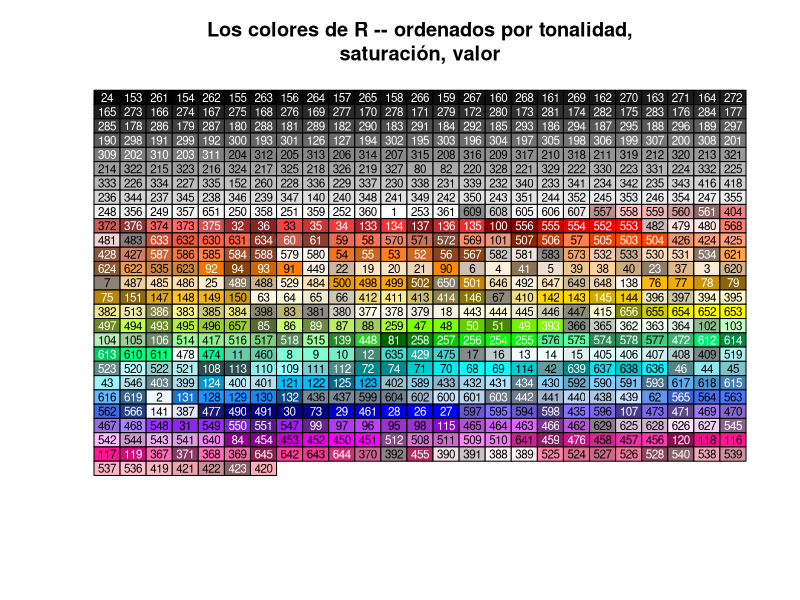

Write R code to recreate this figure.

GetColorHexAndDecimal <- function(color)
{
  c <- col2rgb(color)
  sprintf("#%02X%02X%02X %3d %3d %3d", c[1],c[2],c[3], c[1], c[2], c[3])
} 



    SetTextContrastColor <- function(color)
    {
      ifelse( mean(col2rgb(color)) > 127, "black", "white")
    }

    # Define this array of text contrast colors that correponds to each
    # member of the colors() array.
    TextContrastColor <- unlist( lapply(colors(), SetTextContrastColor) )


try(dev.off(),silent=TRUE)

plot.new()
   
colCount <- 25 # number per row
rowCount <- 27

    # 1b. Plot matrix of R colors, in "hue" order, 25 per row.
    # This example plots each rectangle one at a time.
    RGBColors <- col2rgb(colors()[1:length(colors())])
    HSVColors <- rgb2hsv( RGBColors[1,], RGBColors[2,], RGBColors[3,],
                 maxColorValue=255)
    HueOrder <- order( HSVColors[1,], HSVColors[2,], HSVColors[3,] )

    plot(0, type="n", ylab="", xlab="",
    axes=FALSE, ylim=c(rowCount,0), xlim=c(1,colCount))

    title("Los colores de R -- ordenados por tonalidad,\nsaturación, valor")

    for (j in 0:(rowCount-1))
    {
      for (i in 1:colCount)
      {
       k <- j*colCount + i
       if (k <= length(colors()))
       {
        rect(i-0.5,j-0.5, i+0.5,j+0.5, border="black", col=colors()[ HueOrder[k] ])
        text(i,j, paste(HueOrder[k]), cex=0.7, col=TextContrastColor[ HueOrder[k] ])
       }
      }
    }


    